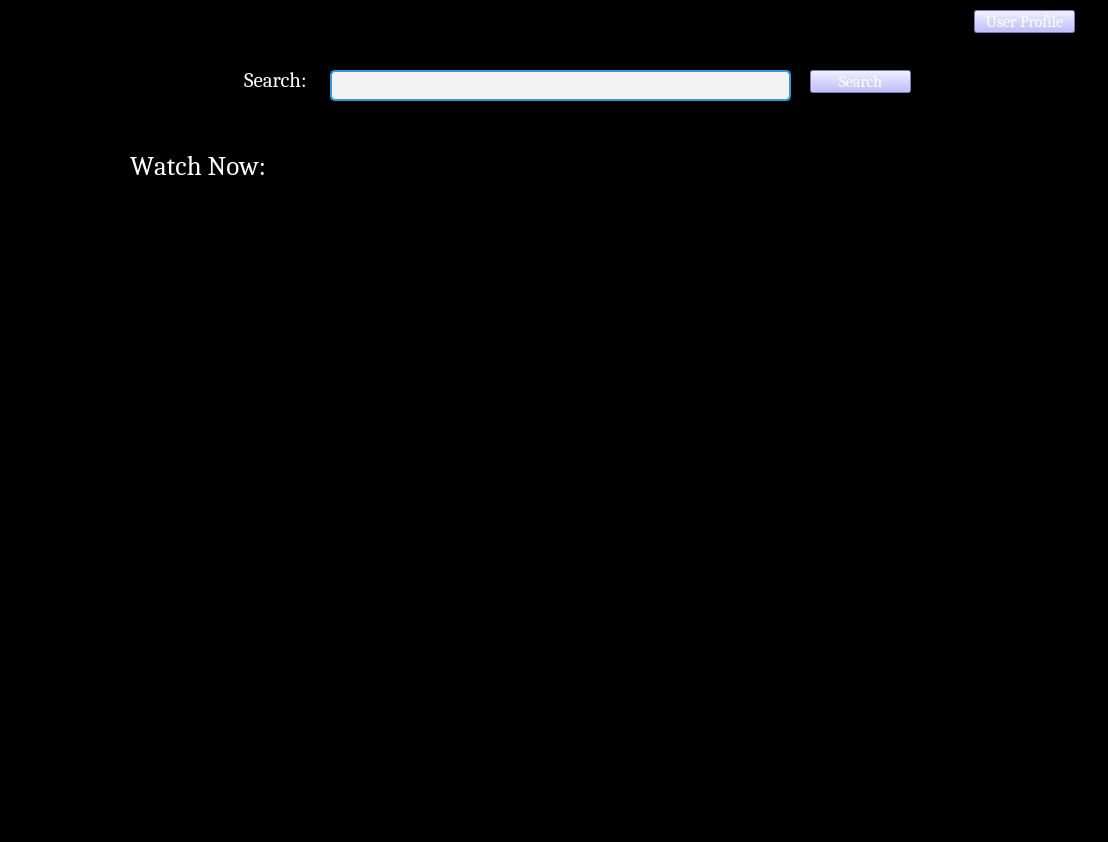
<?xml version="1.0" encoding="UTF-8"?>
<ui version="4.0">
 <class>MainWindow</class>
 <widget class="QMainWindow" name="MainWindow">
  <property name="geometry">
   <rect>
    <x>0</x>
    <y>0</y>
    <width>1108</width>
    <height>842</height>
   </rect>
  </property>
  <property name="mouseTracking">
   <bool>true</bool>
  </property>
  <property name="tabletTracking">
   <bool>true</bool>
  </property>
  <property name="windowTitle">
   <string>Home Page</string>
  </property>
  <property name="windowOpacity">
   <double>5.000000000000000</double>
  </property>
  <property name="autoFillBackground">
   <bool>false</bool>
  </property>
  <property name="styleSheet">
   <string notr="true">QWidget {
    background-color:rgb(0, 0, 0)
}</string>
  </property>
  <widget class="QWidget" name="centralwidget">
   <widget class="QLabel" name="label_2">
    <property name="geometry">
     <rect>
      <x>244</x>
      <y>70</y>
      <width>71</width>
      <height>20</height>
     </rect>
    </property>
    <property name="font">
     <font>
      <family>Cambria</family>
      <pointsize>16</pointsize>
     </font>
    </property>
    <property name="styleSheet">
     <string notr="true">#label_2 {
    background-color: rgb(0, 0, 0);
    color: white;
}
</string>
    </property>
    <property name="text">
     <string>Search:</string>
    </property>
   </widget>
   <widget class="QFrame" name="frame">
    <property name="geometry">
     <rect>
      <x>139</x>
      <y>210</y>
      <width>151</width>
      <height>201</height>
     </rect>
    </property>
    <property name="frameShape">
     <enum>QFrame::StyledPanel</enum>
    </property>
    <property name="frameShadow">
     <enum>QFrame::Raised</enum>
    </property>
    <widget class="QLabel" name="label_4">
     <property name="geometry">
      <rect>
       <x>40</x>
       <y>80</y>
       <width>91</width>
       <height>16</height>
      </rect>
     </property>
     <property name="text">
      <string>Movie Poster</string>
     </property>
    </widget>
    <widget class="QGraphicsView" name="graphicsView_6">
     <property name="geometry">
      <rect>
       <x>0</x>
       <y>0</y>
       <width>151</width>
       <height>201</height>
      </rect>
     </property>
    </widget>
   </widget>
   <widget class="QFrame" name="frame_2">
    <property name="geometry">
     <rect>
      <x>309</x>
      <y>210</y>
      <width>151</width>
      <height>201</height>
     </rect>
    </property>
    <property name="frameShape">
     <enum>QFrame::StyledPanel</enum>
    </property>
    <property name="frameShadow">
     <enum>QFrame::Raised</enum>
    </property>
    <widget class="QLabel" name="label_5">
     <property name="geometry">
      <rect>
       <x>30</x>
       <y>80</y>
       <width>91</width>
       <height>16</height>
      </rect>
     </property>
     <property name="text">
      <string>Movie Poster</string>
     </property>
    </widget>
    <widget class="QGraphicsView" name="graphicsView_1">
     <property name="geometry">
      <rect>
       <x>0</x>
       <y>0</y>
       <width>151</width>
       <height>201</height>
      </rect>
     </property>
    </widget>
   </widget>
   <widget class="QFrame" name="frame_3">
    <property name="geometry">
     <rect>
      <x>650</x>
      <y>210</y>
      <width>151</width>
      <height>201</height>
     </rect>
    </property>
    <property name="frameShape">
     <enum>QFrame::StyledPanel</enum>
    </property>
    <property name="frameShadow">
     <enum>QFrame::Raised</enum>
    </property>
    <widget class="QLabel" name="label_7">
     <property name="geometry">
      <rect>
       <x>30</x>
       <y>80</y>
       <width>91</width>
       <height>16</height>
      </rect>
     </property>
     <property name="text">
      <string>Movie Poster</string>
     </property>
    </widget>
    <widget class="QGraphicsView" name="graphicsView_8">
     <property name="geometry">
      <rect>
       <x>0</x>
       <y>0</y>
       <width>151</width>
       <height>201</height>
      </rect>
     </property>
    </widget>
   </widget>
   <widget class="QFrame" name="frame_4">
    <property name="geometry">
     <rect>
      <x>480</x>
      <y>210</y>
      <width>151</width>
      <height>201</height>
     </rect>
    </property>
    <property name="frameShape">
     <enum>QFrame::StyledPanel</enum>
    </property>
    <property name="frameShadow">
     <enum>QFrame::Raised</enum>
    </property>
    <widget class="QLabel" name="label_6">
     <property name="geometry">
      <rect>
       <x>40</x>
       <y>80</y>
       <width>91</width>
       <height>16</height>
      </rect>
     </property>
     <property name="text">
      <string>Movie Poster</string>
     </property>
    </widget>
    <widget class="QGraphicsView" name="graphicsView_7">
     <property name="geometry">
      <rect>
       <x>0</x>
       <y>0</y>
       <width>151</width>
       <height>201</height>
      </rect>
     </property>
    </widget>
   </widget>
   <widget class="QFrame" name="frame_5">
    <property name="geometry">
     <rect>
      <x>819</x>
      <y>210</y>
      <width>151</width>
      <height>201</height>
     </rect>
    </property>
    <property name="frameShape">
     <enum>QFrame::StyledPanel</enum>
    </property>
    <property name="frameShadow">
     <enum>QFrame::Raised</enum>
    </property>
    <widget class="QLabel" name="label_8">
     <property name="geometry">
      <rect>
       <x>40</x>
       <y>80</y>
       <width>91</width>
       <height>16</height>
      </rect>
     </property>
     <property name="text">
      <string>Movie Poster</string>
     </property>
    </widget>
    <widget class="QGraphicsView" name="graphicsView_9">
     <property name="geometry">
      <rect>
       <x>0</x>
       <y>0</y>
       <width>151</width>
       <height>201</height>
      </rect>
     </property>
    </widget>
   </widget>
   <widget class="QFrame" name="frame_6">
    <property name="geometry">
     <rect>
      <x>820</x>
      <y>450</y>
      <width>151</width>
      <height>201</height>
     </rect>
    </property>
    <property name="frameShape">
     <enum>QFrame::StyledPanel</enum>
    </property>
    <property name="frameShadow">
     <enum>QFrame::Raised</enum>
    </property>
    <widget class="QLabel" name="label_13">
     <property name="geometry">
      <rect>
       <x>30</x>
       <y>90</y>
       <width>91</width>
       <height>16</height>
      </rect>
     </property>
     <property name="text">
      <string>Movie Poster</string>
     </property>
    </widget>
    <widget class="QGraphicsView" name="graphicsView_14">
     <property name="geometry">
      <rect>
       <x>0</x>
       <y>0</y>
       <width>151</width>
       <height>201</height>
      </rect>
     </property>
     <property name="styleSheet">
      <string notr="true"/>
     </property>
    </widget>
   </widget>
   <widget class="QFrame" name="frame_7">
    <property name="geometry">
     <rect>
      <x>651</x>
      <y>450</y>
      <width>151</width>
      <height>201</height>
     </rect>
    </property>
    <property name="frameShape">
     <enum>QFrame::StyledPanel</enum>
    </property>
    <property name="frameShadow">
     <enum>QFrame::Raised</enum>
    </property>
    <widget class="QLabel" name="label_12">
     <property name="geometry">
      <rect>
       <x>40</x>
       <y>90</y>
       <width>91</width>
       <height>16</height>
      </rect>
     </property>
     <property name="text">
      <string>Movie Poster</string>
     </property>
    </widget>
    <widget class="QGraphicsView" name="graphicsView_13">
     <property name="geometry">
      <rect>
       <x>0</x>
       <y>0</y>
       <width>151</width>
       <height>201</height>
      </rect>
     </property>
    </widget>
   </widget>
   <widget class="QFrame" name="frame_8">
    <property name="geometry">
     <rect>
      <x>310</x>
      <y>450</y>
      <width>151</width>
      <height>201</height>
     </rect>
    </property>
    <property name="frameShape">
     <enum>QFrame::StyledPanel</enum>
    </property>
    <property name="frameShadow">
     <enum>QFrame::Raised</enum>
    </property>
    <widget class="QLabel" name="label_10">
     <property name="geometry">
      <rect>
       <x>40</x>
       <y>90</y>
       <width>91</width>
       <height>16</height>
      </rect>
     </property>
     <property name="text">
      <string>Movie Poster</string>
     </property>
    </widget>
    <widget class="QGraphicsView" name="graphicsView_11">
     <property name="geometry">
      <rect>
       <x>0</x>
       <y>0</y>
       <width>151</width>
       <height>201</height>
      </rect>
     </property>
    </widget>
   </widget>
   <widget class="QFrame" name="frame_9">
    <property name="geometry">
     <rect>
      <x>481</x>
      <y>450</y>
      <width>151</width>
      <height>201</height>
     </rect>
    </property>
    <property name="frameShape">
     <enum>QFrame::StyledPanel</enum>
    </property>
    <property name="frameShadow">
     <enum>QFrame::Raised</enum>
    </property>
    <widget class="QLabel" name="label_11">
     <property name="geometry">
      <rect>
       <x>40</x>
       <y>90</y>
       <width>91</width>
       <height>16</height>
      </rect>
     </property>
     <property name="text">
      <string>Movie Poster</string>
     </property>
    </widget>
    <widget class="QGraphicsView" name="graphicsView_12">
     <property name="geometry">
      <rect>
       <x>0</x>
       <y>0</y>
       <width>151</width>
       <height>201</height>
      </rect>
     </property>
    </widget>
   </widget>
   <widget class="QFrame" name="frame_10">
    <property name="geometry">
     <rect>
      <x>140</x>
      <y>450</y>
      <width>151</width>
      <height>201</height>
     </rect>
    </property>
    <property name="frameShape">
     <enum>QFrame::StyledPanel</enum>
    </property>
    <property name="frameShadow">
     <enum>QFrame::Raised</enum>
    </property>
    <widget class="QLabel" name="label_9">
     <property name="geometry">
      <rect>
       <x>30</x>
       <y>90</y>
       <width>91</width>
       <height>16</height>
      </rect>
     </property>
     <property name="text">
      <string>Movie Poster</string>
     </property>
    </widget>
    <widget class="QGraphicsView" name="graphicsView_10">
     <property name="geometry">
      <rect>
       <x>0</x>
       <y>0</y>
       <width>151</width>
       <height>201</height>
      </rect>
     </property>
    </widget>
   </widget>
   <widget class="QLabel" name="label_14">
    <property name="geometry">
     <rect>
      <x>130</x>
      <y>150</y>
      <width>151</width>
      <height>31</height>
     </rect>
    </property>
    <property name="font">
     <font>
      <family>Cambria</family>
      <pointsize>20</pointsize>
      <weight>50</weight>
      <italic>false</italic>
      <bold>false</bold>
      <kerning>false</kerning>
     </font>
    </property>
    <property name="mouseTracking">
     <bool>true</bool>
    </property>
    <property name="styleSheet">
     <string notr="true">#label_14 {
    background-color: rgb(0, 0, 0);
    color: white;
}
</string>
    </property>
    <property name="text">
     <string>Watch Now:</string>
    </property>
   </widget>
   <widget class="QPushButton" name="userProfileButton">
    <property name="geometry">
     <rect>
      <x>974</x>
      <y>10</y>
      <width>101</width>
      <height>23</height>
     </rect>
    </property>
    <property name="font">
     <font>
      <family>Cambria</family>
      <pointsize>12</pointsize>
     </font>
    </property>
    <property name="styleSheet">
     <string notr="true">QPushButton {
    background-color: rgb(170, 170, 255);
    color: white;
}

QPushButton:hover {
    background-color: rgb(128, 120, 215);
    color: white;
}

QPushButton:pressed {
    background-color: rgb(85, 170, 127);
    color: white;
}
</string>
    </property>
    <property name="text">
     <string>User Profile</string>
    </property>
   </widget>
   <widget class="QLineEdit" name="lineEditsearch">
    <property name="geometry">
     <rect>
      <x>330</x>
      <y>70</y>
      <width>461</width>
      <height>31</height>
     </rect>
    </property>
    <property name="styleSheet">
     <string notr="true">QLineEdit {
    /* Border styling */
    border: 2px solid #3498db; /* Blue border */
    border-radius: 5px; /* Rounded corners */
    padding: 5px; /* Padding inside the search bar */

    /* Background color */
    background-color: #f4f4f4; /* Light grey background */
    
    /* Font styling */
    font-family: Arial, sans-serif; /* Font family */
    font-size: 14px; /* Font size */
    
    /* Text color */
    color: #333333; /* Dark grey text color */
}

QLineEdit:focus {
    /* Border and background when focused (clicked or active) */
    border: 2px solid #2980b9; /* Darker blue border on focus */
    background-color: #ffffff; /* White background on focus */
}

QLineEdit::placeholder {
    /* Placeholder text color and font style */
    color: #a9a9a9; /* Light grey placeholder text */
    font-style: italic; /* Italic placeholder text */
}
</string>
    </property>
   </widget>
   <widget class="QPushButton" name="searchButton">
    <property name="geometry">
     <rect>
      <x>810</x>
      <y>70</y>
      <width>101</width>
      <height>23</height>
     </rect>
    </property>
    <property name="font">
     <font>
      <family>Cambria</family>
      <pointsize>12</pointsize>
     </font>
    </property>
    <property name="styleSheet">
     <string notr="true">QPushButton {
    background-color: rgb(170, 170, 255);
    color: white;
}

QPushButton:hover {
    background-color: rgb(128, 120, 215);
    color: white;
}

QPushButton:pressed {
    background-color: rgb(85, 170, 127);
    color: white;
}
</string>
    </property>
    <property name="text">
     <string>Search</string>
    </property>
   </widget>
  </widget>
  <widget class="QStatusBar" name="statusbar"/>
  <widget class="QMenuBar" name="menubar">
   <property name="geometry">
    <rect>
     <x>0</x>
     <y>0</y>
     <width>1108</width>
     <height>21</height>
    </rect>
   </property>
  </widget>
 </widget>
 <resources/>
 <connections/>
</ui>
